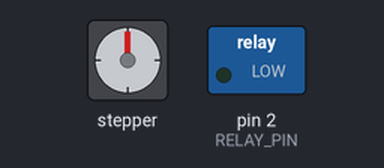
A sketch run on a simulated Arduino Uno, built with avr-gcc and run on an emulated ATmega328P. Parts: stepper motor, switched loads named in the sketch (green lamp = pin HIGH). Wiring (inferred from the names in the program): stepper motor driver (200 steps per turn assumed): step pin 3; direction pin 4. Pins used as bus, display or sensor lines are not drawn.

Above: at 0.15 s.
At 9.77 s:
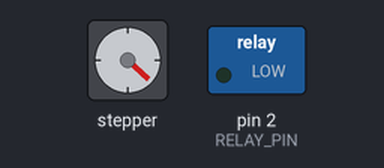
At 19.7 s:
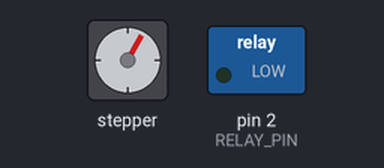
At 39.56 s:
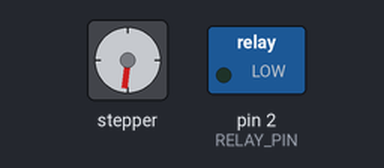
Timing chart, 0 to 40.0 s (numbered marks = the images above):
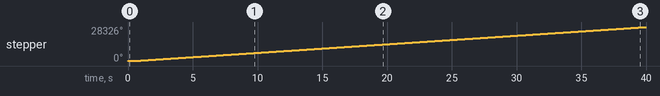

The sketch:

small_prototype_system_code_70rpm_noattraction.ino
```cpp
#define STEP_PIN 3 // Arduino pin connected to STEP
#define DIR_PIN 4 // Arduino pin connected to DIR
#define RELAY_PIN 2 // Arduino pin connected to 5V relay

// Stepper motor variables
const unsigned long STEP_INTERVAL = 1254; // For ~70 RPM vref= 0.68 V

// Previous RPM settings:
// const unsigned long STEP_INTERVAL = 3000; // For ~29.27 RPM (original, 2.05s per revolution)
// const unsigned long STEP_INTERVAL = 439;  // For ~200 RPM vref= 0.64V (over speed and noise produce)
// const unsigned long STEP_INTERVAL = 585;  // For ~150 RPM vref=0.64V (Motor stpos inbetween)
bool stepState = LOW;
unsigned long lastStepTime = 0;

// --- New variables for Acceleration Ramp ---
const unsigned long minStepInterval = 1254;     // Target interval for max speed (~70 RPM)
const unsigned long initialStepInterval = 4000;   // Starting interval (slow speed)
const unsigned long accelerationStep = 10;      // How much to decrease the interval by each step (controls acceleration rate)
unsigned long currentStepInterval;              // The current step interval, which will change over time

void setup() {
  // Initialize pins
  pinMode(STEP_PIN, OUTPUT);
  pinMode(DIR_PIN, OUTPUT);
  pinMode(RELAY_PIN, OUTPUT);

  // Initial state
  digitalWrite(DIR_PIN, HIGH); // Set direction to clockwise
  digitalWrite(STEP_PIN, LOW); // Initialize step pin
  digitalWrite(RELAY_PIN, LOW); // Turn relay ON (active low)

  // Initialize the starting speed
  currentStepInterval = initialStepInterval;
}

void loop() {
  unsigned long currentMicros = micros();

  // Non-blocking stepper motor control
  if (currentMicros - lastStepTime >= currentStepInterval) { // Check against the current, changing interval
  // if (currentMicros - lastStepTime >= STEP_INTERVAL) {
    stepState = !stepState; // Toggle step state
    digitalWrite(STEP_PIN, stepState);
    lastStepTime = currentMicros;

    // --- New Acceleration Logic ---
    // This part runs every time a step is taken.
    // We check if we are still accelerating (i.e., not at max speed).
    if (currentStepInterval > minStepInterval) {
      // Decrease the interval to speed up the motor for the next step.
      currentStepInterval -= accelerationStep;

      // Make sure we don't accelerate past our target speed.
      if (currentStepInterval < minStepInterval) {
        currentStepInterval = minStepInterval;
      }
    }
  }
}
```

Measured:
- by itself, stepper: keeps turning clockwise at about 709°/s
